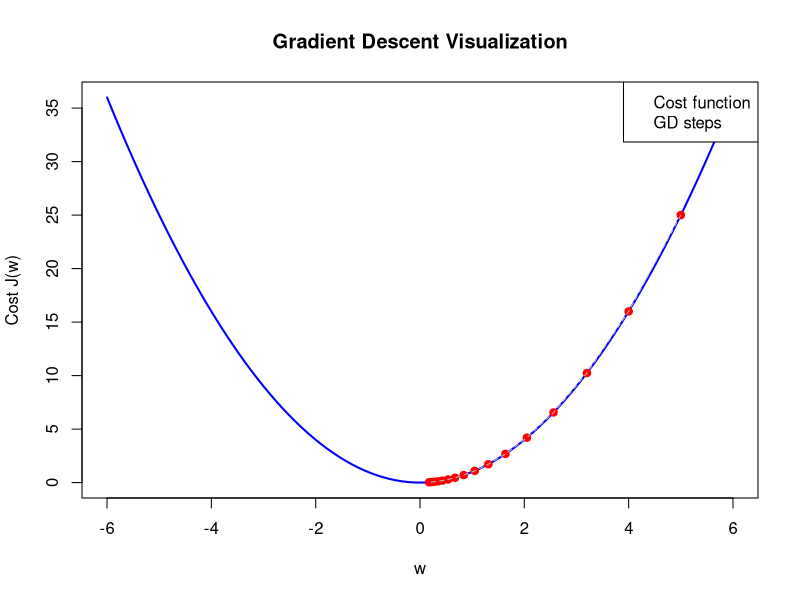

Write R code to recreate this figure.
# gradient descent

# DEFINE  the cost funcion : J(W) = w^2
# This represents the error -- we want to minimize it. 

cost = function(w){
  return(w^2)
}

#define the gradient (derivative ) of the cost function : dj/dw = 2w
#this  tells us the slpoe (direction and steepness) of the curve at a given w.
gradient  = function(w){
  return(2*w)
}

#Initilization 
w = 5 #starting value of the parameter w (a huess)
alpha = 0.1 # learning rate (step size)
iterations = 15 # number of steps to take 
w_values  = numeric(iterations+1) # store value of w at each step 
cost_values = numeric(iterations+1)  #store the cost at each step 

# perform gradient descent loop
w_values[1] = w 
cost_values[1] = cost(w)
for (i in 1:iterations){
  w = w-alpha*gradient(w) # move in opposite directions of the gradient 
  w_values[i+1] = w # save u[pdated w]
  cost_values[i+1] = cost(w) # save cost at updated w 
  
}

# plot the cost function curve 
curve(x^2, from = -6, to = 6, col = "blue", lwd = 2,
      xlab = "w", ylab = "Cost J(w)", 
      main = "Gradient Descent Visualization")


#plot the stpes taken by gradient descent 
points (w_values, cost_values, col= "red", pch = 19 ) # red dots 
lines(w_values, cost_values, col = "gray", lty = 2) # dashed lines showing path 

# add legend 
legend("topright", legend = c("Cost function", "GD steps"),
       col = c("blue", "red",lty = c(1, NA), pch = c(NA, 19))
       )


